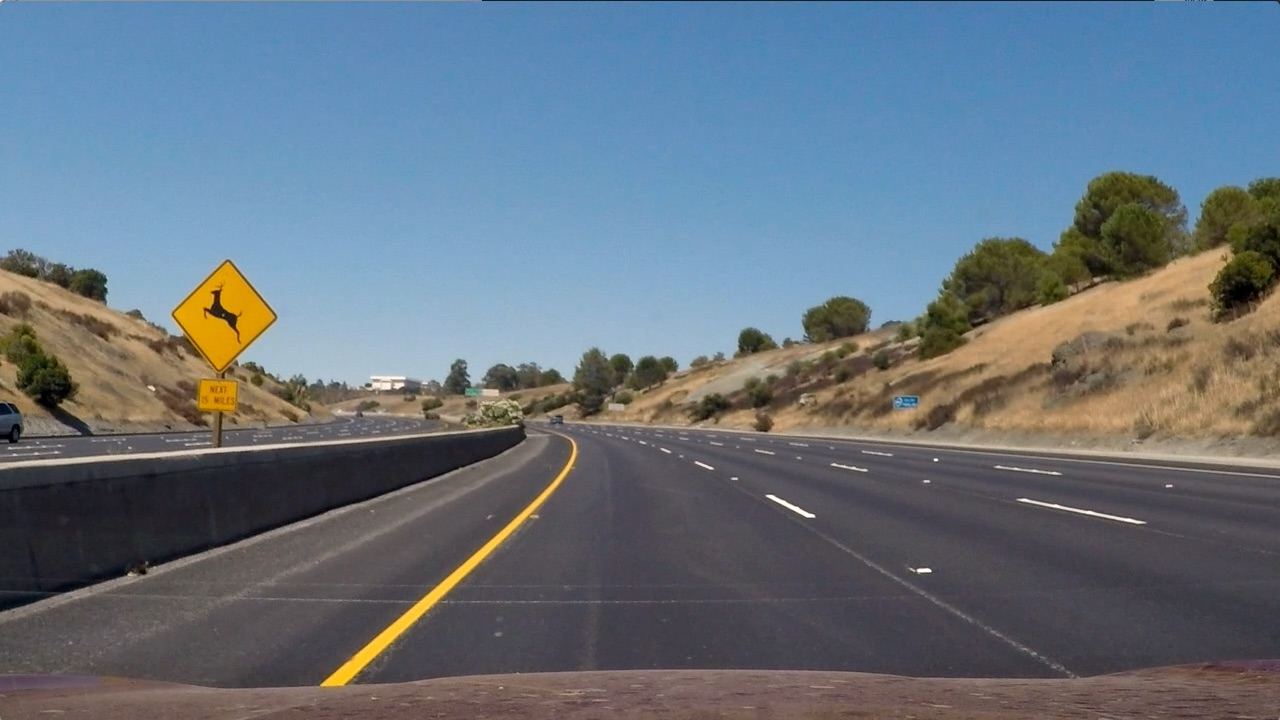
#> input picture sample_code/test.jpg, 1280 x 720 px
$ python opencv_03.py
#> lines starting #> are read from the running program, lines starting #| are printed output that depends on the picture
# [30 lines of commented-out code are left out]


import cv2
import numpy as np
import matplotlib.pyplot as plt

image = cv2.imread('test.jpg')
#> image is the input picture: shape (720, 1280, 3); mean B, G, R 125.5, 114.6, 102.8

# 행과 열 정보만 저장합니다.
height, width = image.shape[:2]
#> height = 720; width = 1280

M = cv2.getRotationMatrix2D((width / 2, height / 2), 90, 0.5)
dst = cv2.warpAffine(image, M, (width, height))
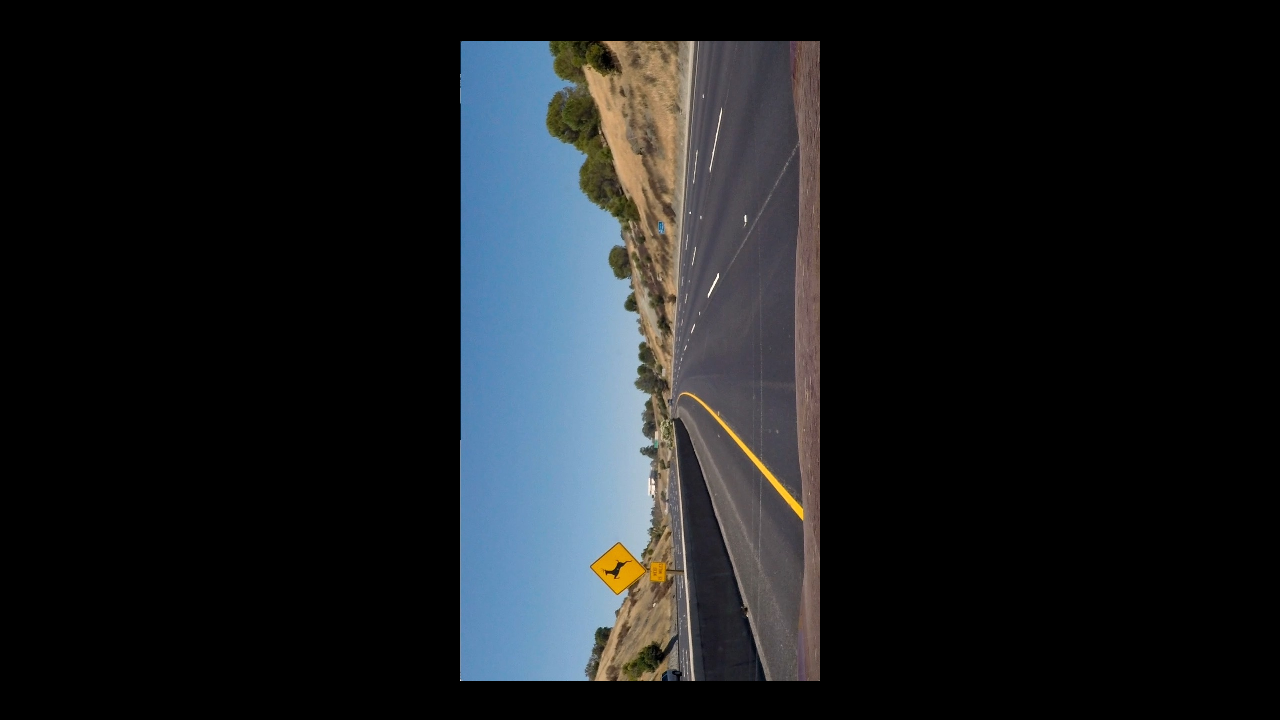
#> dst: shape (720, 1280, 3); mean B, G, R 31.4, 28.6, 25.7

plt.imshow(cv2.cvtColor(dst, cv2.COLOR_BGR2RGB))
plt.show()
